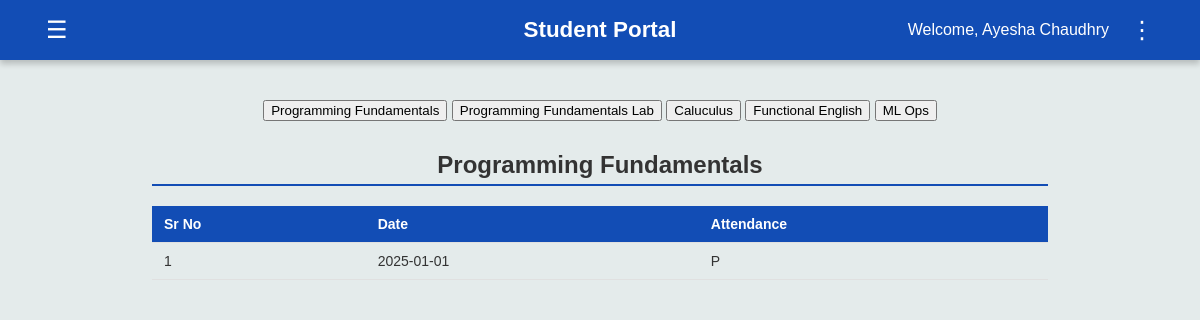
The page /student_attendance (signed in) on the database its author committed.
### tables this page shows
CREATE TABLE courses (
        Course_Code TEXT PRIMARY KEY,
        Course_Name TEXT, Credit_Hr INTEGER, Prerequisite TEXT
    );

### app.py (the view)
@app.route('/student_attendance')
def student_attendance():
    if 'user' not in session:
        return redirect(url_for('student_login'))
    roll_no = session['user']
    conn = sqlite3.connect('flake.db')
    conn.row_factory = sqlite3.Row
    cur = conn.cursor()
    cur.execute("""
        SELECT c.Course_Code, c.Course_Name
        FROM enrollments e
        JOIN courses c ON e.Course_Code = c.Course_Code
        WHERE e.Roll_No = ?
    """, (roll_no,))
    courses = cur.fetchall()
    cur.execute("""
        SELECT Course_Code, Date, Attendance
        FROM attendance
        WHERE Roll_No = ?
        ORDER BY Date
    """, (roll_no,))
    attendance_records = cur.fetchall()
    conn.close()
    attendance = {}
    for record in attendance_records:
        course_code = record['Course_Code']
        course_name = next(
            (c['Course_Name'] for c in courses if c['Course_Code'] == course_code),
            course_code
        )
        if course_name not in attendance:
            attendance[course_name] = []
        status = record['Attendance'].strip().lower()
        if status in ['present', 'p', '1']:
            short_status = 'P'
        elif status in ['absent', 'a', '0']:
            short_status = 'A'
        elif status in ['leave', 'l']:
            short_status = 'L'
        else:
            short_status = '-'
        date_value = record['Date']
        if isinstance(date_value, str):
            date_value = date_value.split(' ')[0]
        elif isinstance(date_value, (datetime,)):
            date_value = date_value.date().isoformat()
        attendance[course_name].append({
            'Date': date_value,
            'Status': short_status
        })
    return render_template(
        'attendance_S.html',
        courses=courses,
        attendance=attendance
    )

### templates/attendance_S.html (shortened to what this page needs)
{% extends "student_dashboard.html" %}
{% block content %}
<div class="container">
  <div class="course-buttons">
    {% for course in courses %}
      <button class="course-btn" data-course="{{ course['Course_Name'] }}">{{ course['Course_Name'] }}</button>
    {% else %}
      <p>No courses enrolled.</p>
    {% endfor %}
  </div>
  <div class="attendance-tables">
    {% for course in courses %}
      <div class="attendance-table-container" id="table-{{ course['Course_Name'] | replace(' ', '_') }}">
        <h2 class="course-title">{{ course['Course_Name'] }}</h2>
        <table class="attendance-table">
          <thead>
            <tr>
              <th>Sr No</th>
              <th>Date</th>
              <th>Attendance</th>
            </tr>
          </thead>
          <tbody>
            {% set course_attendance = attendance[course['Course_Name']] %}
            {% if course_attendance %}
              {% for record in course_attendance %}
              <tr>
                <td>{{ loop.index }}</td>
                <td>{{ record['Date'] }}</td>
                <td>{{ record['Status'] }}</td>
              </tr>
              {% endfor %}
            {% else %}
              <tr>
                <td colspan="3" style="text-align:center;">No attendance records for this course</td>
              </tr>
            {% endif %}
          </tbody>
        </table>
      </div>
    {% endfor %}
  </div>
</div>
{% endblock %}

### static/portal_template.css (style rules this page uses)
body { margin: 0; font-family: Arial, Helvetica, sans-serif; background-color: #E4EBEB; color: #333; }
table { width: 100%; border-collapse: collapse; }
th, td { padding: 10px 12px; border-bottom: 1px solid #e0e0e0; text-align: left; font-size: 14px; }
th { background-color: #124DB5; color: white; }
.container { width: 80%; margin: 0 auto; font-family: Arial, sans-serif; }
h2 { border-bottom: 2px solid #124DB5; padding-bottom: 5px; margin-top: 30px; }

### rows shown on the page
courses: Course_Name "Programming Fundamentals", Date "2025-01-01", Status "P"
courses: Course_Name "Programming Fundamentals Lab"
courses: Course_Name "Caluculus"
courses: Course_Name "Functional English"
courses: Course_Name "ML Ops"

### other values the page prints
{{ session.get('user_name', 'Student') }} "Ayesha Chaudhry"
